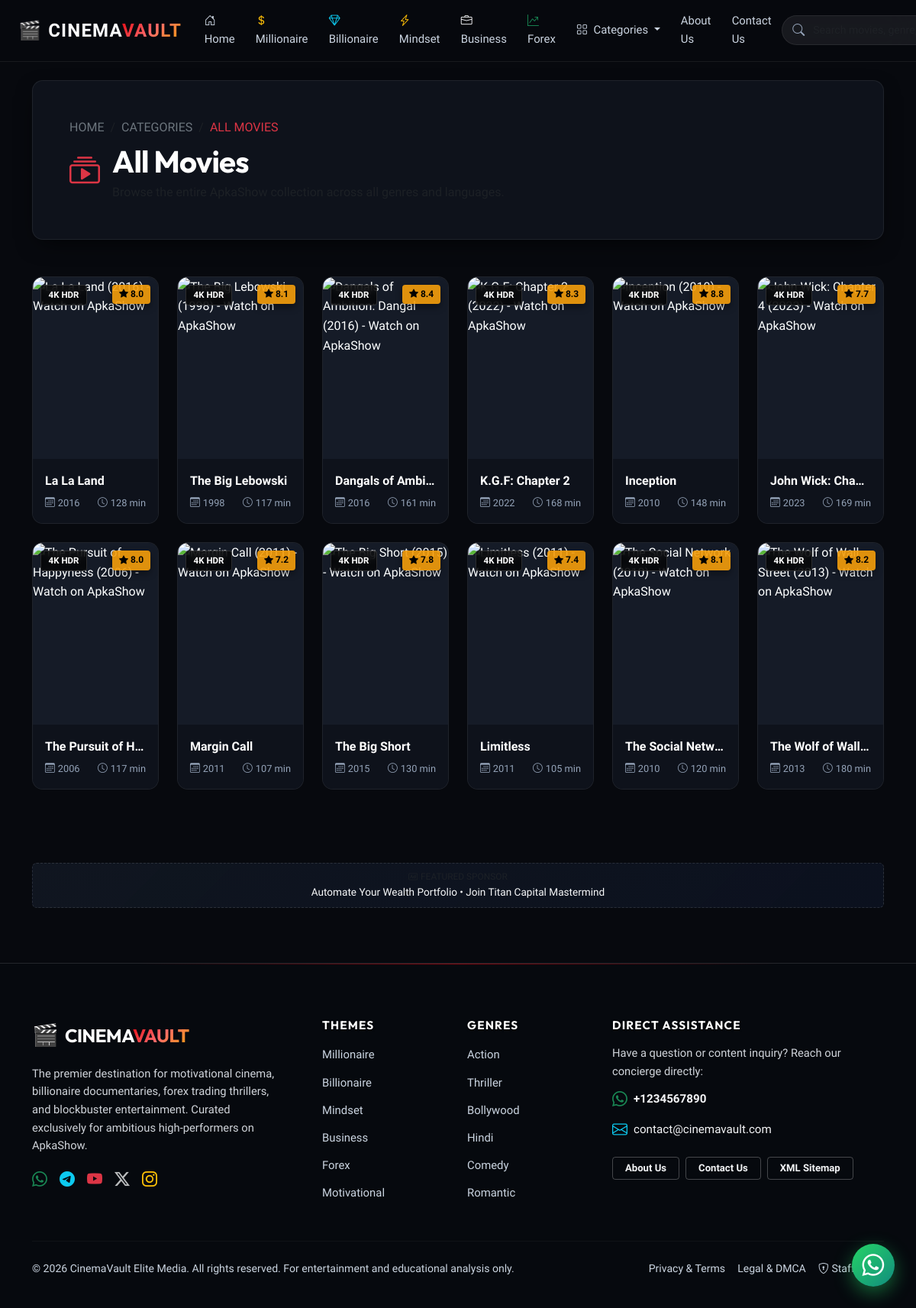
/category.php, run on an earlier commit of the app's database.
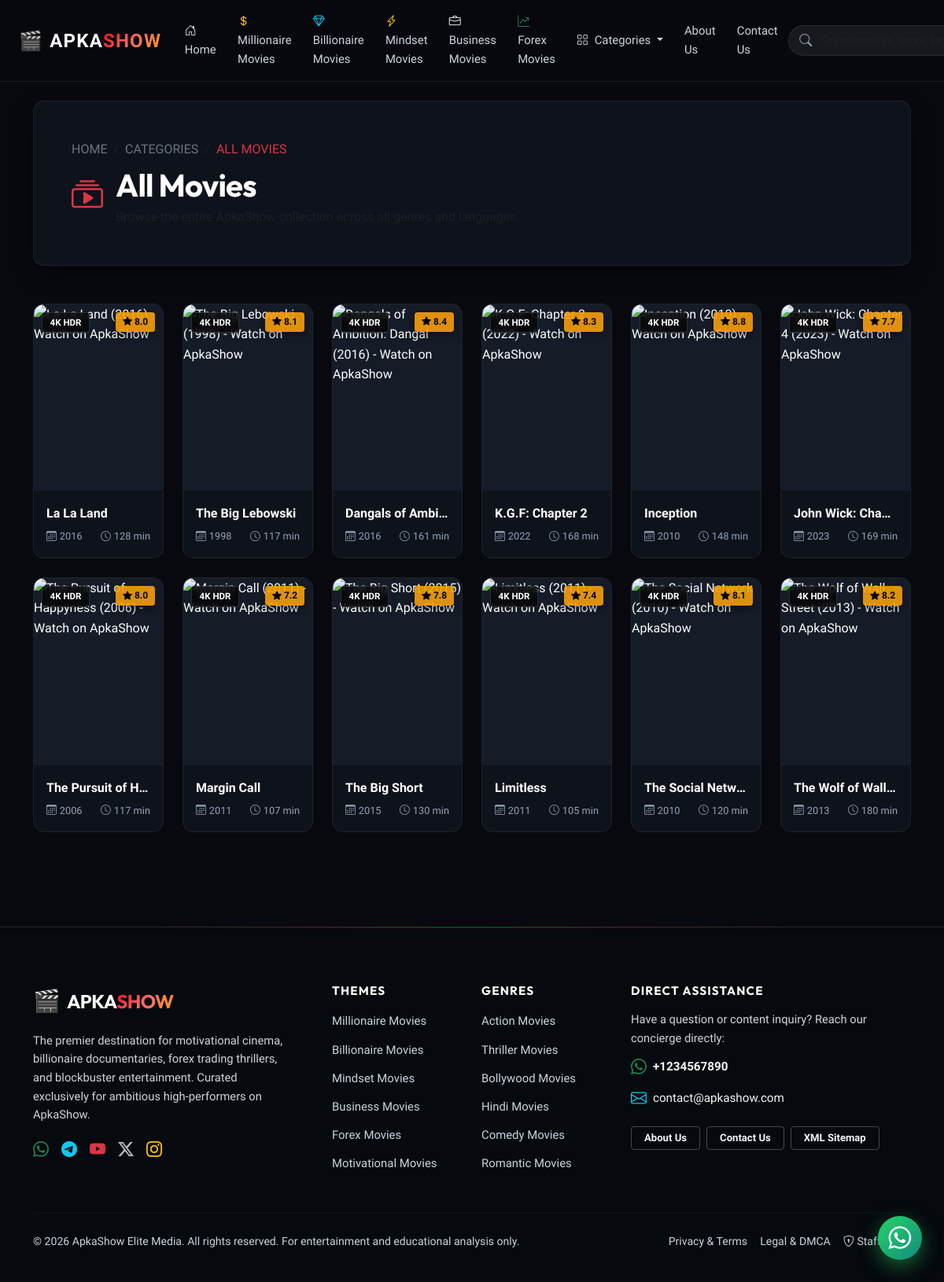
And on a later commit of the database.
### tables this page shows
CREATE TABLE `categories` (
  `id` INT AUTO_INCREMENT PRIMARY KEY,
  `name` VARCHAR(100) NOT NULL,
  `slug` VARCHAR(120) NOT NULL UNIQUE,
  `description` TEXT NULL,
  `icon` VARCHAR(50) NULL DEFAULT 'bi-film',
  `meta_title` VARCHAR(150) NULL,
  `meta_description` VARCHAR(255) NULL,
  `display_order` INT NOT NULL DEFAULT 0,
  `status` TINYINT(1) NOT NULL DEFAULT 1,
  `created_at` TIMESTAMP DEFAULT CURRENT_TIMESTAMP,
  `updated_at` TIMESTAMP DEFAULT CURRENT_TIMESTAMP ON UPDATE CURRENT_TIMESTAMP,
  INDEX `idx_slug` (`slug`),
  INDEX `idx_status` (`status`)
);

CREATE TABLE `movies` (
  `id` INT AUTO_INCREMENT PRIMARY KEY,
  `title` VARCHAR(200) NOT NULL,
  `slug` VARCHAR(220) NOT NULL UNIQUE,
  `poster` VARCHAR(255) NOT NULL,
  `banner` VARCHAR(255) NULL,
  `short_description` VARCHAR(500) NOT NULL,
  `description` LONGTEXT NOT NULL,
  `category_id` INT NOT NULL,
  `genre` VARCHAR(150) NOT NULL,
  `language` VARCHAR(80) NOT NULL DEFAULT 'English',
  `release_year` INT NOT NULL,
  `duration` VARCHAR(50) NOT NULL,
  `rating` DECIMAL(3,1) DEFAULT 8.5,
  `tags` VARCHAR(255) NULL,
  `trailer_url` VARCHAR(255) NULL,
  `watch_url` VARCHAR(255) NULL,
  `download_url` VARCHAR(255) NULL,
  `is_featured` TINYINT(1) NOT NULL DEFAULT 0,
  `is_popular` TINYINT(1) NOT NULL DEFAULT 0,
  `views_count` INT NOT NULL DEFAULT 0,
  `status` TINYINT(1) NOT NULL DEFAULT 1,
  `meta_title` VARCHAR(180) NULL,
  `meta_description` VARCHAR(255) NULL,
  `meta_keywords` VARCHAR(255) NULL,
  `canonical_url` VARCHAR(255) NULL,
  `created_at` TIMESTAMP DEFAULT CURRENT_TIMESTAMP,
  `updated_at` TIMESTAMP DEFAULT CURRENT_TIMESTAMP ON UPDATE CURRENT_TIMESTAMP,
  INDEX `idx_slug` (`slug`),
  INDEX `idx_cat` (`category_id`),
  INDEX `idx_featured` (`is_featured`),
  INDEX `idx_status` (`status`),
  CONSTRAINT `fk_movies_category` FOREIGN KEY (`category_id`) REFERENCES `categories` (`id`) ON DELETE CASCADE
);

### includes/functions.php (called while the page is built, shortened)
<?php
function e($string) {
    return htmlspecialchars((string)$string, ENT_QUOTES, 'UTF-8');
}

### includes/movie_card.php (the view, shortened to what the rows shown need)
<?php
$movieRating = !empty($movie['rating']) ? number_format((float)$movie['rating'], 1) : '8.5';
$movieYear = !empty($movie['release_year']) ? $movie['release_year'] : '2024';
$movieDuration = !empty($movie['duration']) ? $movie['duration'] : '120 min';
$movieDetailUrl = BASE_URL . '/movie.php?slug=' . urlencode($movie['slug']);
?>
<div class="col-6 col-md-4 col-lg-3 col-xl-2">
    <div class="movie-card">
        <div class="movie-poster-box">
            <span class="movie-badge-top">4K HDR</span>
            <span class="movie-rating-badge">
                <i class="bi bi-star-fill"></i> <?php echo e($movieRating); ?>
            </span>
        </div>
        <div class="movie-info">
            <a href="<?php echo e($movieDetailUrl); ?>" class="movie-title" title="<?php echo e($movie['title']); ?>">
                <?php echo e($movie['title']); ?>
            </a>
            <div class="movie-meta">
                <span><i class="bi bi-calendar3 me-1"></i><?php echo e($movieYear); ?></span>
                <span><i class="bi bi-clock me-1"></i><?php echo e($movieDuration); ?></span>
            </div>
        </div>
    </div>
</div>

### includes/header.php (shortened to what the rows shown need)
<?php
require_once __DIR__ . '/functions.php';
try {
    $db = getDB();
    $catStmt = $db->query("SELECT * FROM `categories` WHERE `status` = 1 ORDER BY `display_order` ASC, `name` ASC");
    $navCategories = $catStmt->fetchAll();
} catch (Exception $e) {
    $navCategories = [];
}
$currentSlug = $_GET['slug'] ?? '';
?>
<!DOCTYPE html>
<html lang="en">
<head>
    <link href="https://cdn.jsdelivr.net/npm/bootstrap@5.3.3/dist/css/bootstrap.min.css" rel="stylesheet">
    <link rel="stylesheet" href="https://cdn.jsdelivr.net/npm/bootstrap-icons@1.11.3/font/bootstrap-icons.min.css">
    <link rel="stylesheet" href="<?php echo BASE_URL; ?>/assets/css/cinematic.css">
</head>
<body class="d-flex flex-column min-vh-100">
<nav class="navbar navbar-expand-xl glass-nav sticky-top py-2">
    <div class="container-fluid px-lg-4">
        <div class="collapse navbar-collapse" id="apkaNavbar">
            <ul class="navbar-nav me-auto mb-2 mb-xl-0 align-items-xl-center">
                <?php
                $catsBySlug = [];
                foreach ($navCategories as $nc) {
                    $catsBySlug[$nc['slug']] = $nc;
                }
                ?>
                <li class="nav-item">
                    <a class="nav-link <?php echo ($currentSlug === 'millionaire') ? 'active' : ''; ?>" href="<?php echo BASE_URL; ?>/category.php?slug=millionaire">
                        <i class="bi bi-currency-dollar me-1 text-warning"></i> <?php echo e($catsBySlug['millionaire']['name'] ?? 'Millionaire Movies'); ?>
                    </a>
                </li>
                <li class="nav-item">
                    <a class="nav-link <?php echo ($currentSlug === 'billionaire') ? 'active' : ''; ?>" href="<?php echo BASE_URL; ?>/category.php?slug=billionaire">
                        <i class="bi bi-gem me-1 text-info"></i> <?php echo e($catsBySlug['billionaire']['name'] ?? 'Billionaire Movies'); ?>
                    </a>
                </li>
                <li class="nav-item">
                    <a class="nav-link <?php echo ($currentSlug === 'mindset') ? 'active' : ''; ?>" href="<?php echo BASE_URL; ?>/category.php?slug=mindset">
                        <i class="bi bi-lightning-charge me-1 text-warning"></i> <?php echo e($catsBySlug['mindset']['name'] ?? 'Mindset Movies'); ?>
                    </a>
                </li>
                <li class="nav-item">
                    <a class="nav-link <?php echo ($currentSlug === 'business') ? 'active' : ''; ?>" href="<?php echo BASE_URL; ?>/category.php?slug=business">
                        <i class="bi bi-briefcase me-1 text-light"></i> <?php echo e($catsBySlug['business']['name'] ?? 'Business Movies'); ?>
                    </a>
                </li>
                <li class="nav-item">
                    <a class="nav-link <?php echo ($currentSlug === 'forex') ? 'active' : ''; ?>" href="<?php echo BASE_URL; ?>/category.php?slug=forex">
                        <i class="bi bi-graph-up-arrow me-1 text-success"></i> <?php echo e($catsBySlug['forex']['name'] ?? 'Forex Movies'); ?>
                    </a>
                </li>
            </ul>
        </div>
    </div>
</nav>
<main class="flex-grow-1">

### category.php (shortened to what the rows shown need)
<?php
require_once __DIR__ . '/includes/functions.php';
$db = getDB();
$page = max(1, (int)($_GET['page'] ?? 1));
$perPage = 12;
$offset = ($page - 1) * $perPage;
$category = null;
$whereClause = "WHERE m.status = 1";
$params = [];
$moviesSql = "SELECT m.*, c.name as category_name, c.slug as category_slug
              FROM `movies` m
              LEFT JOIN `categories` c ON m.category_id = c.id
              $whereClause
              ORDER BY m.id DESC
              LIMIT $perPage OFFSET $offset";
$movieStmt = $db->prepare($moviesSql);
$movieStmt->execute($params);
$movies = $movieStmt->fetchAll();
if ($category) {
    $catName = $category['name'];
    $catDisplayTitle = (stripos($catName, 'Movies') !== false || stripos($catName, 'Films') !== false || stripos($catName, 'Cinema') !== false) ? $catName : ($catName . ' Movies');
    $pageTitle = !empty($category['meta_title']) ? $category['meta_title'] : ($catDisplayTitle . ' | Watch Online HD | ApkaShow');
    $pageDescription = !empty($category['meta_description']) ? $category['meta_description'] : ('Explore the best ' . $catDisplayTitle . ', complete cast info, synopsis, and legal streaming links on ApkaShow.');
    $catDesc = $category['description'];
    $catIcon = $category['icon'] ?: 'bi-film';
} else {
    $catDisplayTitle = 'All Movies';
}
require_once __DIR__ . '/includes/header.php';
?>
<div class="container py-4">
    <div class="glass-card p-4 p-md-5 mb-5 position-relative overflow-hidden">
        <div class="position-relative z-2">
            <div class="d-flex align-items-center gap-3">
                <div>
                    <h1 class="display-6 fw-bold text-white mb-1"><?php echo e($catDisplayTitle); ?></h1>
                </div>
            </div>
        </div>
    </div>
    <div class="row g-3 g-md-4 mb-5">
        <?php if (!empty($movies)): ?>
            <?php foreach ($movies as $movie): ?>
                <?php include __DIR__ . '/includes/movie_card.php'; ?>
            <?php endforeach; ?>
        <?php endif; ?>
    </div>
</div>
<?php require_once __DIR__ . '/includes/footer.php'; ?>

### includes/footer.php (shortened to what the rows shown need)
</main>
<footer class="footer-cinematic mt-5">
    <div class="container">
        <div class="row g-4 mb-4">
            <?php
            $footerCatsBySlug = [];
            foreach ($navCategories as $nc) {
                $footerCatsBySlug[$nc['slug']] = $nc;
            }
            ?>
            <div class="col-lg-2 col-md-6 col-6">
                <ul class="list-unstyled">
                    <li><a href="<?php echo BASE_URL; ?>/category.php?slug=millionaire" class="footer-link"><?php echo e($footerCatsBySlug['millionaire']['name'] ?? 'Millionaire Movies'); ?></a></li>
                    <li><a href="<?php echo BASE_URL; ?>/category.php?slug=billionaire" class="footer-link"><?php echo e($footerCatsBySlug['billionaire']['name'] ?? 'Billionaire Movies'); ?></a></li>
                    <li><a href="<?php echo BASE_URL; ?>/category.php?slug=mindset" class="footer-link"><?php echo e($footerCatsBySlug['mindset']['name'] ?? 'Mindset Movies'); ?></a></li>
                    <li><a href="<?php echo BASE_URL; ?>/category.php?slug=business" class="footer-link"><?php echo e($footerCatsBySlug['business']['name'] ?? 'Business Movies'); ?></a></li>
                    <li><a href="<?php echo BASE_URL; ?>/category.php?slug=forex" class="footer-link"><?php echo e($footerCatsBySlug['forex']['name'] ?? 'Forex Movies'); ?></a></li>
                    <li><a href="<?php echo BASE_URL; ?>/category.php?slug=motivational" class="footer-link"><?php echo e($footerCatsBySlug['motivational']['name'] ?? 'Motivational Movies'); ?></a></li>
                </ul>
            </div>
            <div class="col-lg-2 col-md-6 col-6">
                <ul class="list-unstyled">
                    <li><a href="<?php echo BASE_URL; ?>/category.php?slug=action" class="footer-link"><?php echo e($footerCatsBySlug['action']['name'] ?? 'Action Movies'); ?></a></li>
                    <li><a href="<?php echo BASE_URL; ?>/category.php?slug=thriller" class="footer-link"><?php echo e($footerCatsBySlug['thriller']['name'] ?? 'Thriller Movies'); ?></a></li>
                    <li><a href="<?php echo BASE_URL; ?>/category.php?slug=bollywood" class="footer-link"><?php echo e($footerCatsBySlug['bollywood']['name'] ?? 'Bollywood Movies'); ?></a></li>
                    <li><a href="<?php echo BASE_URL; ?>/category.php?slug=hindi" class="footer-link"><?php echo e($footerCatsBySlug['hindi']['name'] ?? 'Hindi Movies'); ?></a></li>
                    <li><a href="<?php echo BASE_URL; ?>/category.php?slug=comedy" class="footer-link"><?php echo e($footerCatsBySlug['comedy']['name'] ?? 'Comedy Movies'); ?></a></li>
                    <li><a href="<?php echo BASE_URL; ?>/category.php?slug=romantic" class="footer-link"><?php echo e($footerCatsBySlug['romantic']['name'] ?? 'Romantic Movies'); ?></a></li>
                </ul>
            </div>
        </div>
    </div>
</footer>
</body>
</html>

What changed in the data, as far as the page shows it:
changed categories: name "Millionaire" → "Millionaire Movies"
changed categories: name "Billionaire" → "Billionaire Movies"
changed categories: name "Mindset" → "Mindset Movies"
changed categories: name "Business" → "Business Movies"
changed categories: name "Forex" → "Forex Movies"
changed categories: name "Motivational" → "Motivational Movies"
changed categories: name "Action" → "Action Movies"
changed categories: name "Thriller" → "Thriller Movies"
changed categories: name "Bollywood" → "Bollywood Movies"
changed categories: name "Hindi" → "Hindi Movies"
changed categories: name "Comedy" → "Comedy Movies"
changed categories: name "Romantic" → "Romantic Movies"
Also different on the page:
get_setting('contact_email', 'contact@apkashow.com'): "contact@cinemavault.com" → "contact@apkashow.com"
$footerCopyright: "© 2026 CinemaVault Elite Media. All rights reserved. For entertainment and educational analysis only." → "© 2026 ApkaShow Elite Media. All rights reserved. For entertainment and educational analysis only."
$footerAd: "Automate Your Wealth Portfolio • Join Titan Capital Mastermind" → (not shown)
text no longer shown: "CINEMA VAULT CINEMA VAULT"
text now shown: "APKA SHOW APKA SHOW"
